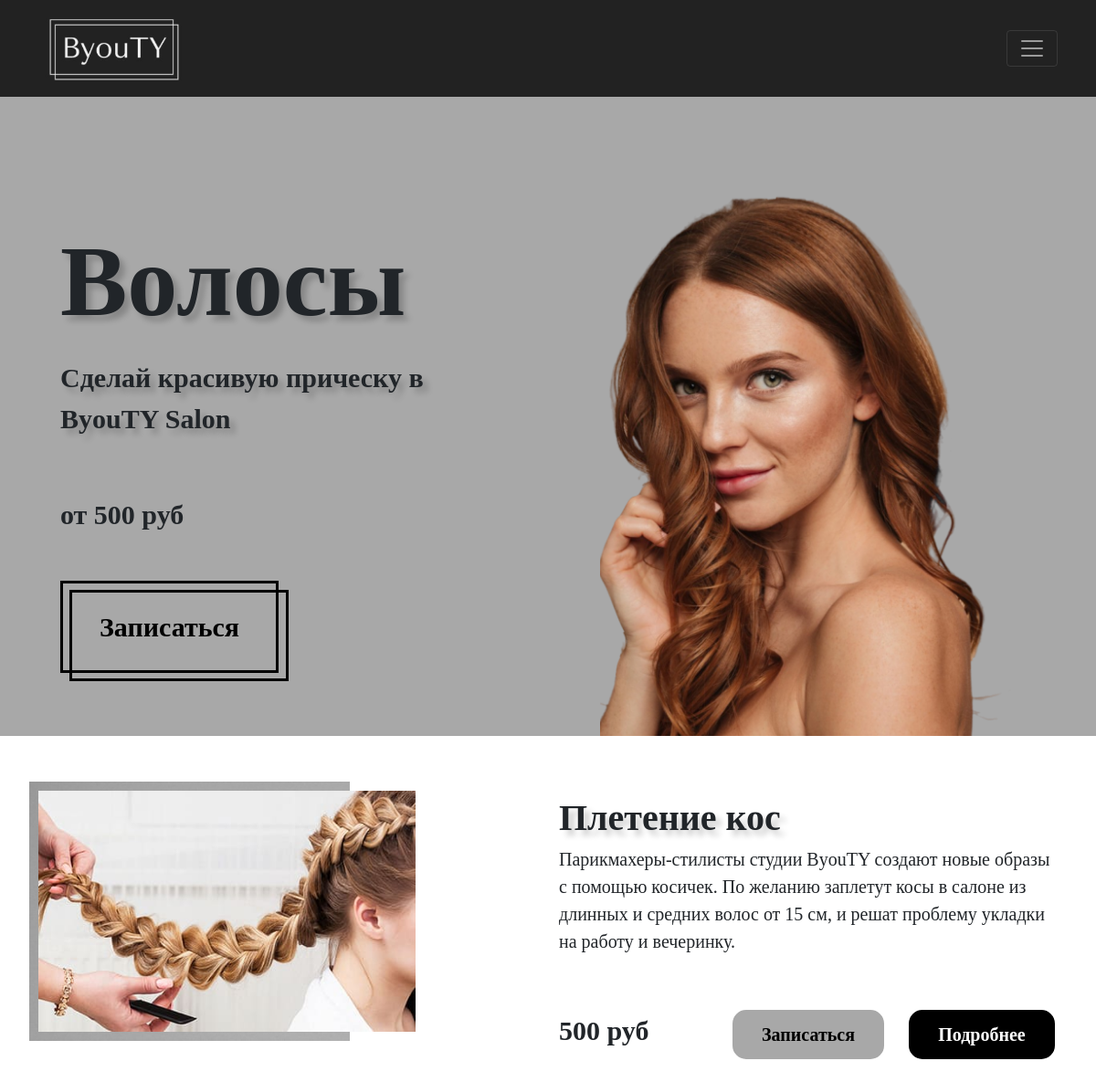
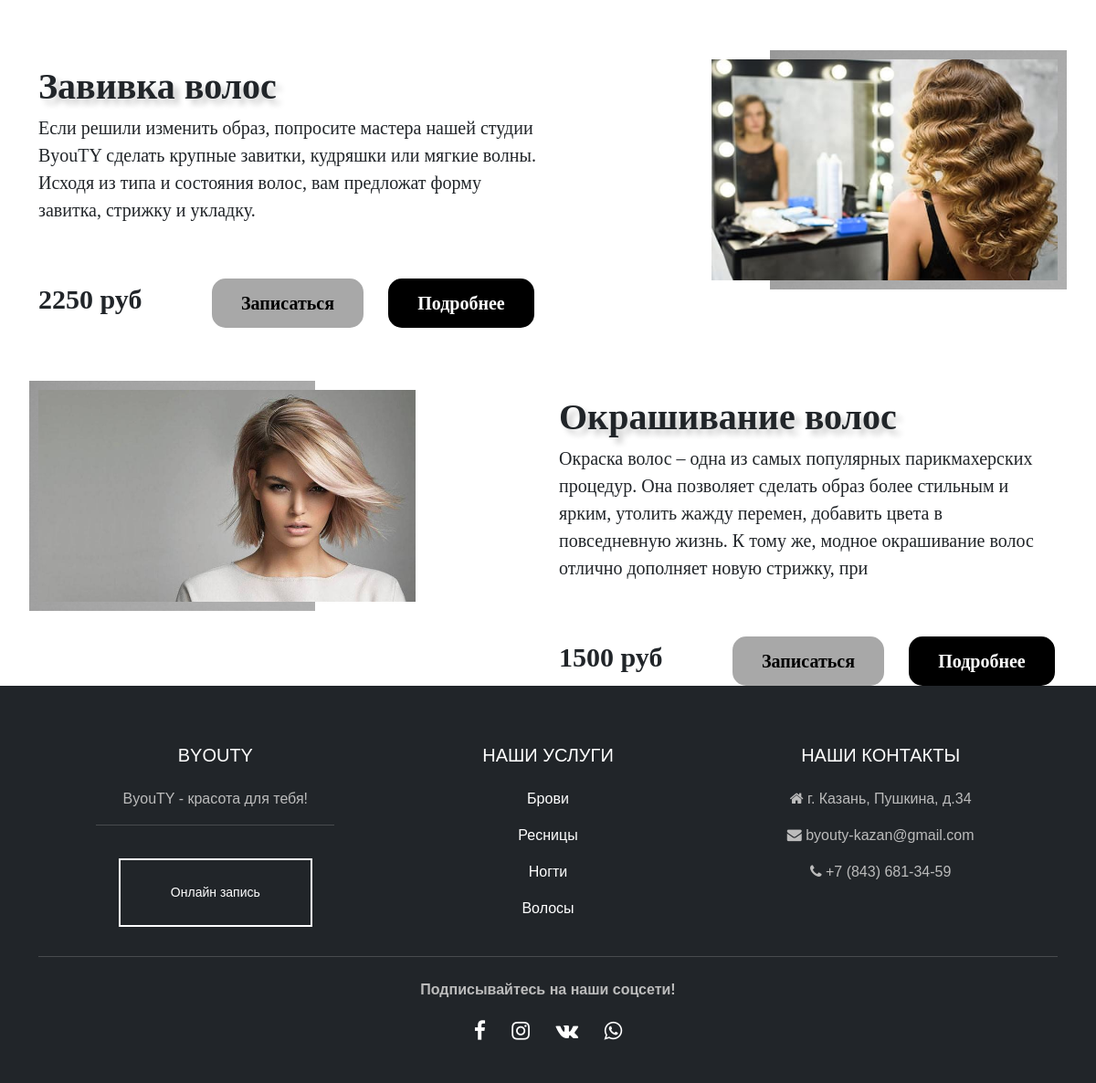
Page /uslugi/hair on the committed database (2 pictures, top to bottom).
### beauty/models.py (models this page shows, shortened)
class Beauty(models.Model):
    procedures = models.ForeignKey(typeBeauty, on_delete=models.CASCADE, default=1, blank=True)
    title = models.CharField(max_length=100)
    description = models.CharField(max_length=250)
    price = models.IntegerField(default=0)
    image = models.ImageField(upload_to='beauty/images/uslugi')

### beauty/views.py (the view)
# urls.py: path('hair', views.hair, name='hair'),
def hair(request):
    procedures = Beauty.objects.all()
    return render(request, 'uslugi.hair.html',
    {'procedures':procedures})

### beauty/templates/uslugi.hair.html (shortened to what this page needs)
{% extends 'base.html' %}
{% block content %}
<div style="background-color: #a8a8a8;">
    <div class="container">
        <div class="row">
            <div class="col-md-9 col-lg-5 col-xl-5 col-xxl-5">
                <div class="container h-100 d-flex flex-column justify-content">
                    <div class="h-100">
                        <p class="homepage-title mx-auto" style="text-align: left;">
                            Волосы
                        </p>
                        <div class="homepage-title2" style="text-align: left;">
                        Сделай красивую прическу в <br> ByouTY Salon
                        </div>
                        <div class="homepage-descr" style="text-align: left; margin-top: 60px;">
                           от 500 руб
                        </div>
                        <div class="homepage-descr2" style="text-align: left; margin-top: 40px;">
                            <a href="{% url 'uslugi' 3 %}">
                                <p style="font-size: 30px;
                                margin-top: 10px;
                                margin-bottom: -100px;
                                color: black;
                                padding: 25px 40px;
                                border: 3px solid black;
                                position: absolute;
                                display: inline-block;
                                transition: 0.3s all;
                                text-decoration: none;">
                                    Записаться
                                </p>
                                <p style="font-size: 30px;
                                margin-left: 10px;
                                margin-top: 20px;
                                padding: 47px 117px;
                                border: 3px solid black;
                                position: absolute;
                                display: inline-block;
                                transition: 0.3s all;
                                text-decoration: none;">
                                </p>
                            </a>
                        </div>
                    </div>
                </div>
            </div>
            <div class="col-md-3 col-lg-7 col-xl-7 col-xxl-7" >
                <div class="box">
                    {% load static %}
                    <img src="{% static 'images/hair-bg.png' %}" alt="" style="height: 650px; top:55%; left: 70%;">
                </div>
            </div>
        </div>
    </div>
</div>
<div class="container">
    {% for procedure in procedures %}
    {% if procedure.procedures.type == 'Волосы' %}
    {% if not forloop.counter|divisibleby:2 %}
    <div class="row">
        <div class="col-md-3 col-lg-6 col-xl-6 col-xxl-6">
            <div class="box-image">
                <div class="img">
                    <img src="{{ procedure.image.url }}" alt=""
                    style = "height: 48%; width: 75.6%;">
                </div>
                <div class="square square-left">
                    {% load static %}
                </div>
            </div>
        </div>
        <div class="col-md-9 col-lg-6 col-xl-6 col-xxl-6">
            <div class="homepage-title" style="text-align: left; font-size: 40px; margin-top: 60px;">
                {{ procedure.title }}
            </div>
            <div class="homepage-descr2" style="text-align: left; font-weight:lighter">
                {{ procedure.description }}
            </div>
            <div class="row">
                <div class="col-md-4 col-lg-4 col-xl-4 col-xxl-4">
                    <div class="homepage-descr2" style="text-align: left; margin-top: 60px; font-size: 30px;">
                        {{ procedure.price }} руб
                    </div>
                </div>
                <div class="col-md-4 col-lg-4 col-xl-4 col-xxl-4">
                    <div class="homepage-descr2">
                        <a href="{% url 'master' procedure.id %}" style="border: 2px solid #a8a8a8;
                        margin-top: 60px;
                        padding: 10px 30px;
                        border-radius: 15px;
                        background-color: #a8a8a8;
                        color: black;
                        display: inline-block;
                        transition: 0.3s all;
                        text-decoration: none;">
                            Записаться
                        </a>
                    </div>
                </div>
                <div class="col-md-4 col-lg-4 col-xl-4 col-xxl-4">
                    <div class="homepage-descr2">
                        <a href="{% url 'brows.detail' procedure.id %}" style="border: 2px solid black;
                        margin-top: 60px;
                        padding: 10px 30px;
                        border-radius: 15px;
                        background-color: black;
                        color: white;
                        display: inline-block;
                        transition: 0.3s all;
                        text-decoration: none;">
                            Подробнее
                        </a>
                    </div>
                </div>
            </div>
        </div>
    </div>
    {% endif %}
    {% if forloop.counter|divisibleby:2 %}
    <div class="row">
        <div class="col-md-9 col-lg-6 col-xl-6 col-xxl-6">
            <div class="homepage-title" style="text-align: left; font-size: 40px; margin-top: 60px;">
                {{ procedure.title }}
            </div>
            <div class="homepage-descr2" style="text-align: left; font-weight:lighter">
                {{ procedure.description }}
            </div>
            <div class="row">
                <div class="col-md-4 col-lg-4 col-xl-4 col-xxl-4">
                    <div class="homepage-descr2" style="text-align: left; margin-top: 60px; font-size: 30px;">
                        {{ procedure.price }} руб
                    </div>
                </div>
                <div class="col-md-4 col-lg-4 col-xl-4 col-xxl-4">
                    <div class="homepage-descr2">
                        <a href="{% url 'master' procedure.id %}" style="border: 2px solid #a8a8a8;
                        margin-top: 60px;
                        padding: 10px 30px;
                        border-radius: 15px;
                        background-color: #a8a8a8;
                        color: black;
                        display: inline-block;
                        transition: 0.3s all;
                        text-decoration: none;">
                            Записаться
                        </a>
                    </div>
                </div>
                <div class="col-md-4 col-lg-4 col-xl-4 col-xxl-4">
                    <div class="homepage-descr2">
                        <a href="{% url 'brows.detail' procedure.id %}" style="border: 2px solid black;
                        margin-top: 60px;
                        padding: 10px 30px;
                        border-radius: 15px;
                        background-color: black;
                        color: white;
                        display: inline-block;
                        transition: 0.3s all;
                        text-decoration: none;">
                            Подробнее
                        </a>
                    </div>
                </div>
            </div>
        </div>
        <div class="col-md-3 col-lg-6 col-xl-6 col-xxl-6">
            <div class="box-image">
                <div class="img" style="margin-left: 167px;">
                    <img src="{{ procedure.image.url }}" alt=""
                    style = "height: 64%; width: 100%;">
                </div>
                <div class="square">
                    {% load static %}
                </div>
            </div>
        </div>
    </div>
    {% endif %}
    {% endif %}
    {% endfor %}
</div>
{% endblock content %}

### beautysalon/static/styles/styles.css (style rules this page uses)
.homepage-title { margin-top: 15vh; margin-bottom: 0; text-align: center; font-size: 110px; text-decoration: none; font-family:Garamond; font-weight: 900; text-shadow: 6px 6px 6px rgba(0,0,0,.2); }
.homepage-title2 { margin: 0; padding: 0; text-align: left; font-size: 30px; text-decoration: none; font-family:Garamond; font-weight: 900; text-shadow: 6px 6px 6px rgba(0,0,0,.2); }
.homepage-descr { margin-top: 12vh; text-align: center; font-size: 30px; text-decoration: none; font-family:Garamond; font-weight: 900; }
.homepage-descr2 { text-align: center; font-size: 20px; text-decoration: none; font-family:Garamond; font-weight: 900; }
.box { position: relative; overflow:hidden; width:700px; height:700px; }
.box img { position: absolute; top:50%; left:50%; -webkit-transform:translate(-50%,-50%); -ms-transform:translate(-50%,-50%); transform:translate(-50%,-50%); width:700px; height:700px; -o-object-fit:cover; object-fit:cover; }
.box-image { position: relative; font-size: 0; margin-bottom: 60px; margin-top: 60px; }
.box-image .img { position: relative; z-index: 2; display: block; max-width: 100%; }
.box-image .square { position: absolute; padding-bottom: -30px; height: calc(100% + 20px); top: -10px; right: -10px; bottom: -10px; background: #91d5de; display: block; }
.box-image .square.square-left { right: auto; left: -10px; }

### rows in the picture
Beauty: image (picture), title "Плетение кос", description "Парикмахеры-стилисты студии ByouTY создают новые образы с помощью косичек. По желанию заплетут косы в салоне из длинных и средних волос от 15 см, и решат проблему укладки на работу и вечеринку.", price "500"
Beauty: title "Завивка волос", description "Если решили изменить образ, попросите мастера нашей студии ByouTY сделать крупные завитки, кудряшки или мягкие волны. Исходя из типа и состояния волос, вам предложат форму завитка, стрижку и укладку.", price "2250", image (picture)
Beauty: image (picture), title "Окрашивание волос", description "Окраска волос – одна из самых популярных парикмахерских процедур. Она позволяет сделать образ более стильным и ярким, утолить жажду перемен, добавить цвета в повседневную жизнь. К тому же, модное окрашивание волос отлично дополняет новую стрижку, при", price "1500"
